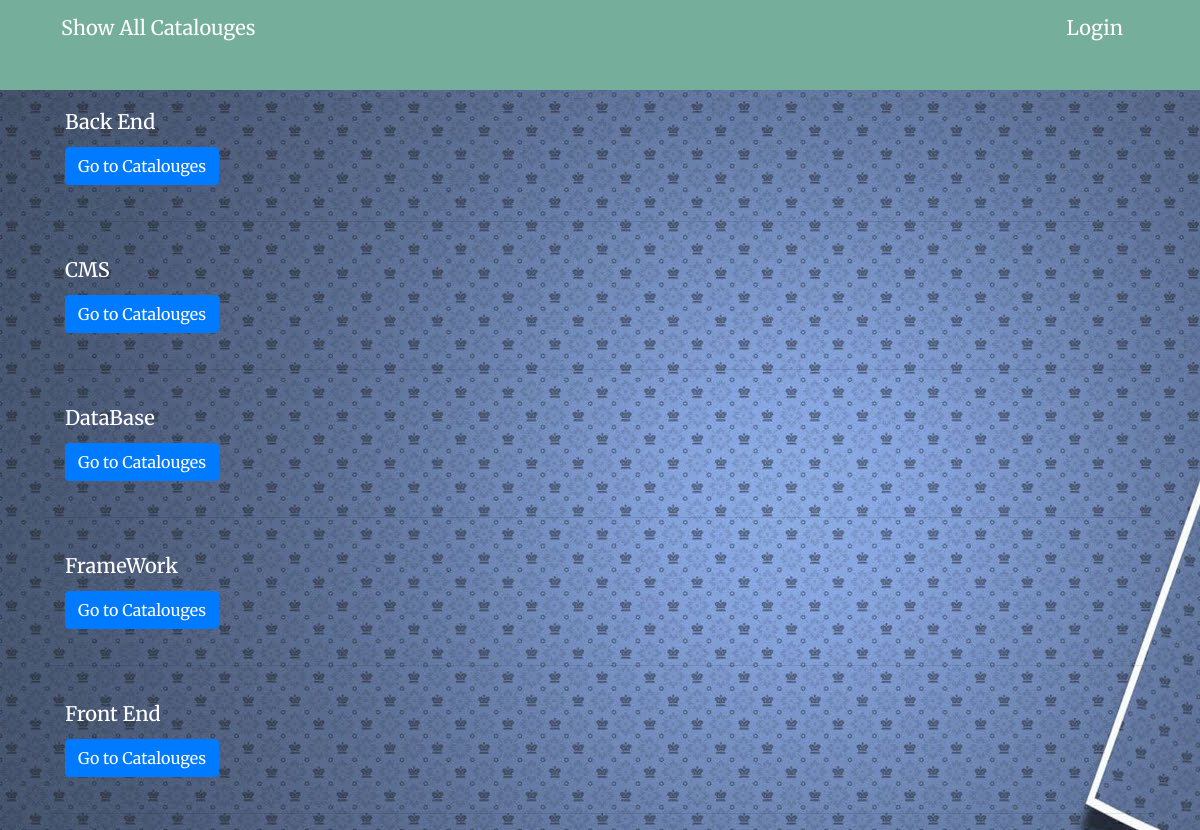
The app's page /index/ with its own data.
### setup.py (models this page shows)
class Catalog(Base):
    __tablename__ = 'catalog'
    id    = Column(Integer, primary_key=True)
    name  = Column(String(250), nullable=False)

### application.py (the view)
@app.route('/')
@app.route('/index/')
def ShowCatalouges():
    catalouges = session.query(Catalog).order_by(asc(Catalog.name))
    return render_template('index.html',catalouges=catalouges)

### templates/index.html
{% block content %}
{% include "header.html" %}
<div class="container catalog_list">
	<div class="row">
		<div class="col-md-12">
			{% for catalog in catalouges %}
						<div class="card>
						  <img src="..." class="card-img-top " alt="...">
						  <div class="card-body">
						    <h5 class="card-title">{{catalog.name}}</h5>
								<a class="btn btn-primary" href="{{url_for('CatalogMenu', catalog_id = catalog.id)}}">Go to Catalouges</a>
						  </div>
						</div>
<hr>
{% endfor %}
{% endblock %}
		</div>
	</div>

### templates/header.html (shortened to what this page needs)
<!doctype html>
<html lang="en">
  <head>
    <link rel="stylesheet" href="https://stackpath.bootstrapcdn.com/bootstrap/4.3.1/css/bootstrap.min.css">
        	<link rel=stylesheet type=text/css href="{{ url_for('static', filename='style.css') }}">
  </head>
  <body>
<div class="container-fluid menu_top">
<div class="container">
  <div class="row">
    <div class="col-md-12">
      <nav class="navbar ">
        <a class="navbar-brand"  href="{{url_for('ShowCatalouges')}}">Show All Catalouges</a>
        <a class="navbar-brand"  href="http://localhost:5000/login">Login</a>
      </nav>
    </div>
  </div>
</div>
</div>
  </body>

### static/style.css (style rules this page uses)
body { font-family: 'Merriweather', serif; background-image: url("../static/back2.jpg"); background-attachment: fixed; color:#fff; font-size: 25px; }
.menu_top { background-color: #75ae9b; height: 90px; }
.menu_top a { color:#fff; }

### records on screen
Catalog: name "Back End"
Catalog: name "CMS"
Catalog: name "DataBase"
Catalog: name "FrameWork"
Catalog: name "Front End"
